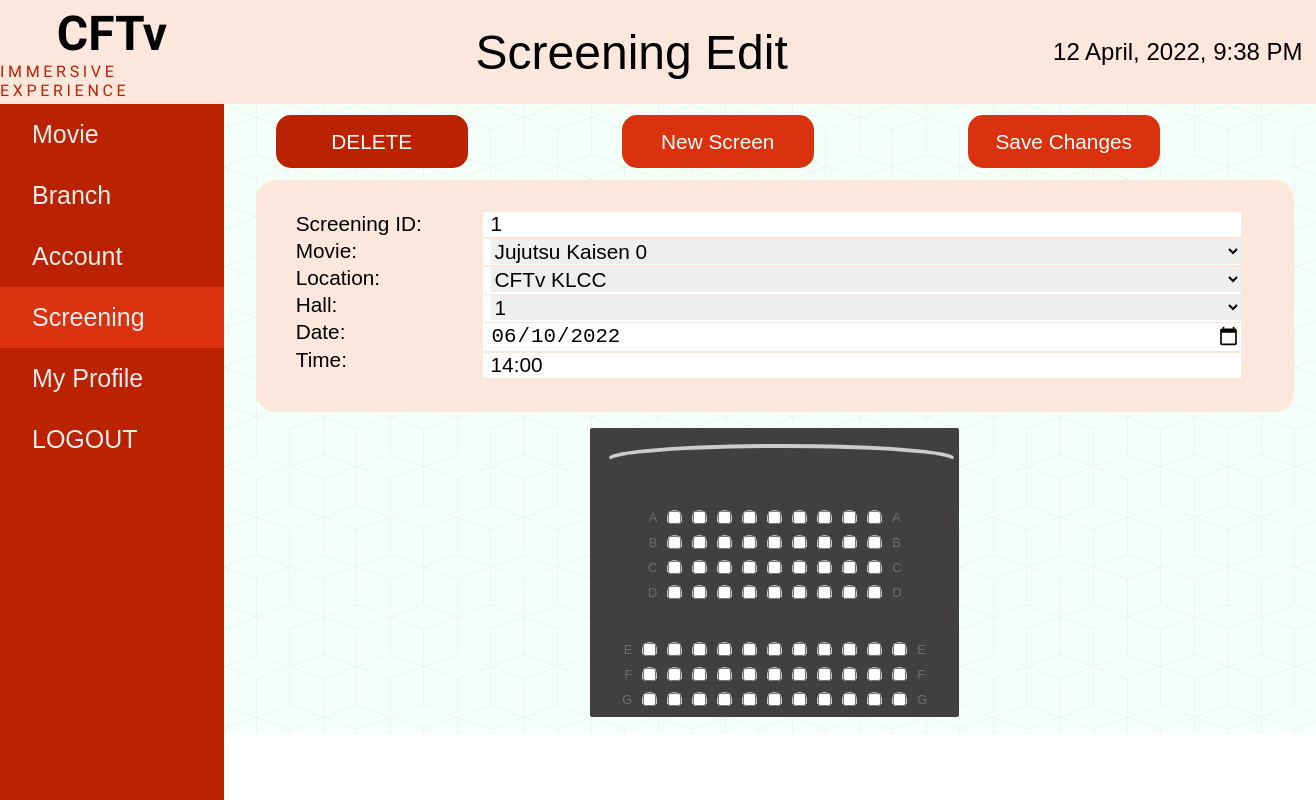
The page /screenEdit.php?id=12 (signed in) on the database its author committed.
### tables this page shows
CREATE TABLE `screening` (
  `screening_id` int(11) NOT NULL,
  `screen_id` varchar(11) NOT NULL,
  `movie_id` int(11) NOT NULL,
  `branch_id` int(11) NOT NULL,
  `hall_id` int(11) NOT NULL,
  `screening_date` date NOT NULL,
  `screening_time` varchar(6) NOT NULL
);

CREATE TABLE `movie` (
  `movie_id` int(11) NOT NULL,
  `movie_poster` varchar(300) NOT NULL,
  `movie_name` varchar(300) NOT NULL,
  `movie_duration` varchar(20) NOT NULL,
  `movie_date` date NOT NULL,
  `movie_rating` int(11) NOT NULL,
  `movie_trailer` varchar(300) NOT NULL,
  `movie_desc` varchar(3000) NOT NULL,
  `movie_case` varchar(30) NOT NULL
);

CREATE TABLE `branch` (
  `br_id` int(11) NOT NULL,
  `branch_id` varchar(30) NOT NULL,
  `branch_name` varchar(300) NOT NULL,
  `branch_address` varchar(300) NOT NULL,
  `branch_image` varchar(300) DEFAULT NULL,
  `no_of_halls` int(11) NOT NULL,
  `hall_id` int(11) NOT NULL,
  `screening_id` int(11) DEFAULT NULL
);

### screenEdit.php (the view, shortened to what this page needs)
<?php
require_once 'config.php';
$sc_id = $_GET['id'];
$fetch_movies = mysqli_query($connect,"select * from movie");
$fetch_branches = mysqli_query($connect,"select * from branch GROUP BY branch_name");
	$screening_details = mysqli_query($connect, "select * from screening where screening_id = '".$sc_id."' ");
	$screening = mysqli_fetch_assoc($screening_details);
?>
<!DOCTYPE html>
<html lang="en">
	<head>
		<link rel="stylesheet" href="./styles/style.css" />
	</head>
	<body>
		<div class="navbar">
			<div class="logo">
				<h1>CFTv</h1>
				<p>IMMERSIVE EXPERIENCE</p>
			</div>
			<div class="heading">
				<h1>Screening Edit</h1>
			</div>
			<div class="date">
				<h2><?php echo date("j F, Y, g:i A") ?></h2>
			</div>
		</div>
		<div class="draw-body">
			<div class="drawer">
				<li><a href="./movieList.php">Movie</a></li>
				<li><a href="./branchList.php">Branch</a></li>
				<li><a href="./account-list.php">Account</a></li>
				<li class="active"><a href="./screenList.php">Screening</a></li>
				<li><a href="./profile.php">My Profile</a></li>
				<li><a href="screen.php?logout" title="Log Out">LOGOUT</a></li>
			</div>
			<form method="post" action="#">
			<div class="content">
				<div class="button-bar-screen">
					<button class="delete" type="submit" name="delete_screening">DELETE</button>
					<button><a href="addScreen.php">New Screen</a></button>
					<button type="submit" name="update_screening">Save Changes</button>
				</div>
				<div class="main">
					<div class="box-account screen">
						<div class="left">
							<li>Screening ID:</li>
							<li>Movie:</li>
							<li>Location:</li>
							<li>Hall:</li>
							<li>Date:</li>
							<li>Time:</li>
						</div>
						<div class="right">
							<li><?php echo $screening['screen_id']; ?></li>
							<li>
								<select style="width:750px; font-size: 1.3rem; border: none;" name="movie_id">
									<?php
										while($movie = mysqli_fetch_assoc($fetch_movies)){
									?>
										<option value="<?php echo $movie['movie_id'];?>" <?php if($screening['movie_id'] == $movie['movie_id'] ){ echo "selected"; } ?>><?php echo $movie['movie_name'];?></option>
									<?php
										}
									?>
								</select>
							</li>
							<li>
								<select style="width:750px; font-size: 1.3rem; border: none;" name="branch_id" id="branch_id">
									<?php
										while($branch = mysqli_fetch_assoc($fetch_branches)){
									?>
										<option value="<?php echo $branch['br_id'];?>" <?php if($screening['branch_id'] == $branch['br_id'] ){ echo "selected"; } ?> ><?php echo $branch['branch_name'];?></option>
									<?php
										}
									?>
								</select>
							</li>
							<li>
								<select style="width:750px; font-size: 1.3rem; border: none;" name="hall_id" id="hall_id">
										<option value="<?php echo $screening['hall_id'];?>" selected><?php echo $screening['hall_id'];?></option>
								</select>
							</li>
							<li><input type="date" name="screening_date" style="width:750px; font-size: 1.3rem; border: none;" required value="<?php echo $screening['screening_date']; ?>"></li>
							<li><input type="text" name="screening_time" style="width:750px; font-size: 1.3rem; border: none;" required value="<?php echo $screening['screening_time']; ?>"></li>
						</div>
					</div>
					</form>
					<div class="screen-box">
						<div class="movie-screen">
                    <div class="movie"></div>
                    <div class="seats">
                        <div class="row">
                            <div class="number">A</div>
                            <?php
                            for ($i = 1; $i <= 9; $i++) {
                                $x = 0;
                                if ($x == 1) {
                                    echo '<div class="seat occupied"></div>';
                                    $x = 0;
                                } else if ($x == 0) {
                                    echo '<div class="seat"><input type="checkbox" name="seat[]" value="A' . $i . '" class="check"></div>';
                                }
                            }
                            ?>
                            <div class="number">A</div>
                        </div>
                        <div class="row">
                            <div class="number">B</div>
                            <?php
                            for ($i = 1; $i <= 9; $i++) {
                                $x = 0;
                                if ($x == 1) {
                                    echo '<div class="seat occupied"></div>';
                                    $x = 0;
                                } else if ($x == 0) {
                                    echo '<div class="seat"><input type="checkbox" name="seat[]" value="B' . $i . '" class="check"></div>';
                                }
                            }
                            ?>
                            <div class="number">B</div>
                        </div>
                        <div class="row">
                            <div class="number">C</div>
                            <?php
                            for ($i = 1; $i <= 9; $i++) {
                                $x = 0;
                                if ($x == 1) {
                                    echo '<div class="seat occupied"></div>';
                                    $x = 0;
                                } else if ($x == 0) {
                                    echo '<div class="seat"><input type="checkbox" name="seat[]" value="C' . $i . '" class="check"></div>';
                                }
                            }
                            ?>
                            <div class="number">C</div>
                        </div>
                        <div class="row">
                            <div class="number">D</div>
                            <?php
                            for ($i = 1; $i <= 9; $i++) {
                                $x = 0;
                                if ($x == 1) {
                                    echo '<div class="seat occupied"></div>';
                                    $x = 0;
                                } else if ($x == 0) {
                                    echo '<div class="seat"><input type="checkbox" name="seat[]" value="D' . $i . '" class="check"></div>';
                                }
                            }
                            ?>
                            <div class="number">D</div>
                        </div>
                        <div class="path"></div>
                        <div class="row">
                            <div class="number">E</div>
                            <?php
                            for ($i = 1; $i <= 11; $i++) {
                                $x = 0;
                                if ($x == 1) {
                                    echo '<div class="seat occupied"></div>';
                                    $x = 0;
                                } else if ($x == 0) {
                                    echo '<div class="seat"><input type="checkbox" name="seat[]" value="E' . $i . '" class="check"></div>';
                                }
                            }
                            ?>
                            <div class="number">E</div>
                        </div>
                        <div class="row">
                            <div class="number">F</div>
                            <?php
                            for ($i = 1; $i <= 11; $i++) {
                                $x = 0;
                                if ($x == 1) {
                                    echo '<div class="seat occupied"></div>';
                                    $x = 0;
                                } else if ($x == 0) {
                                    echo '<div class="seat"><input type="checkbox" name="seat[]" value="F' . $i . '" class="check"></div>';
                                }
                            }
                            ?>
                            <div class="number">F</div>
                        </div>
                        <div class="row">
                            <div class="number">G</div>
                            <?php
                            for ($i = 1; $i <= 11; $i++) {
                                $x = 0;
                                if ($x == 1) {
                                    echo '<div class="seat occupied"></div>';
                                    $x = 0;
                                } else if ($x == 0) {
                                    echo '<div class="seat"><input type="checkbox" name="seat[]" value="G' . $i . '" class="check"></div>';
                                }
                            }
                            ?>
                            <div class="number">G</div>
                        </div>
                    </div>
                </div>
					</div>
				</div>
	</body>
</html>

### styles/style.css (style rules this page uses)
* { margin: 0; padding: 0; box-sizing: border-box; }
body { min-height: 100vh; font-family: 'Gill Sans', 'Gill Sans MT', Calibri, 'Trebuchet MS', sans-serif; }
.navbar { height: 13vh; display: grid; grid-template-columns: 17% auto 21%; background-color: #fce7dc; }
.navbar .logo, .heading, .date { display: flex; flex-direction: column; min-width: 100%; min-height: 100%; align-items: center; justify-content: center; }
.navbar .logo h1 { font-family: "Rajdhani"; font-size: 3rem; }
.navbar .logo p { font-family: "Rajdhani"; letter-spacing: 0.23rem; color: #ba2200; }
.navbar .heading h1 { font-size: 3rem; font-weight: 500; }
.navbar .date h2 { font-weight: 500; }
.draw-body { min-height: 87vh; display: grid; grid-template-columns: 17% auto; }
.draw-body .drawer { background-color: #ba2200; min-width: 100%; display: flex; flex-direction: column; font-size: 25px; }
.draw-body .drawer li { padding: 1rem 0; list-style: none; cursor: pointer; }
.draw-body .drawer .active { background-color: #da310f; }
.draw-body .drawer li a { padding-left: 2rem; text-decoration: none; color: #ededed; }
.draw-body .content { background-color: #f5fffa; background-image: url('../images/cubes.png'); display: grid; grid-template-rows: 12% auto; }
.draw-body .content button { height: 3.3rem; width: 12rem; border-radius: 15px; font-size: 1.3rem; background-color: #da310f; color: #fff; font-weight: 500; border: none; cursor: pointer; }
.draw-body .content .delete { background-color: #ba2200; }
.content .main .box-account { background-color: #fce7dc; border-radius: 20px; margin: 0 2rem auto 2rem; padding: 2rem; width: auto; display: grid; grid-template-columns: 20% 60% auto; }
.content .main .box-account .right { margin-right: 2rem; }
.content .main .box-account li { list-style: none; font-size: 1.3rem; margin-bottom: 0.1rem; padding-bottom: 0.1rem; padding-left: 0.5rem; }
.content .main .box-account .right li { background-color: #fff; }
.draw-body .content .button-bar-screen { margin: 0 2rem; display: grid; grid-template-columns: 83% auto; justify-content: center; align-items: center; }
.content .main .screen { display: grid; grid-template-columns: 20% auto; }
.main .screen-box { padding: 1rem 0 0 0; display: flex; justify-content: center; align-items: center; }
.main .screen-box .movie-screen { width: 28vw; height: 22vw; background-color: rgb(65, 63, 63); border-radius: 2px; text-align: center; }
.main .screen-box .movie-screen .movie { height: 25px; width: 26vw; margin: 20px 20px 0 20px; border-radius: 50%; box-shadow: 0px -3px 0px 1px #ccc; color: #ccc; }
.main .screen-box .movie-screen .seats { margin-top: 2rem; }
.main .screen-box .movie-screen .seats .row { display: flex; justify-content: center; }
.main .screen-box .movie-screen .seats .row .seat { background-color: #c8c8ce; height: 12px; width: 15px; margin: 5px; border-top-left-radius: 10px; border-top-right-radius: 10px; }
.main .screen-box .movie-screen .seats .row .number { margin: 5px; color: #6e6e70; font-size: 0.8rem; }
.main .screen-box .movie-screen .seats .path { min-height: 2rem; }

### screenEdit.php (style rules this page uses)
.draw-body .content .button-bar-screen { display: flex; }
button { margin: 20px 134px 20px 20px; }
a { color: white; text-decoration: none; }

### rows shown on the page
screening: screen "1", movie_id "Jujutsu Kaisen 0", branch_id "CFTv KLCC", hall_id "1", screening_date "06/10/2022", screening_time "14:00"
